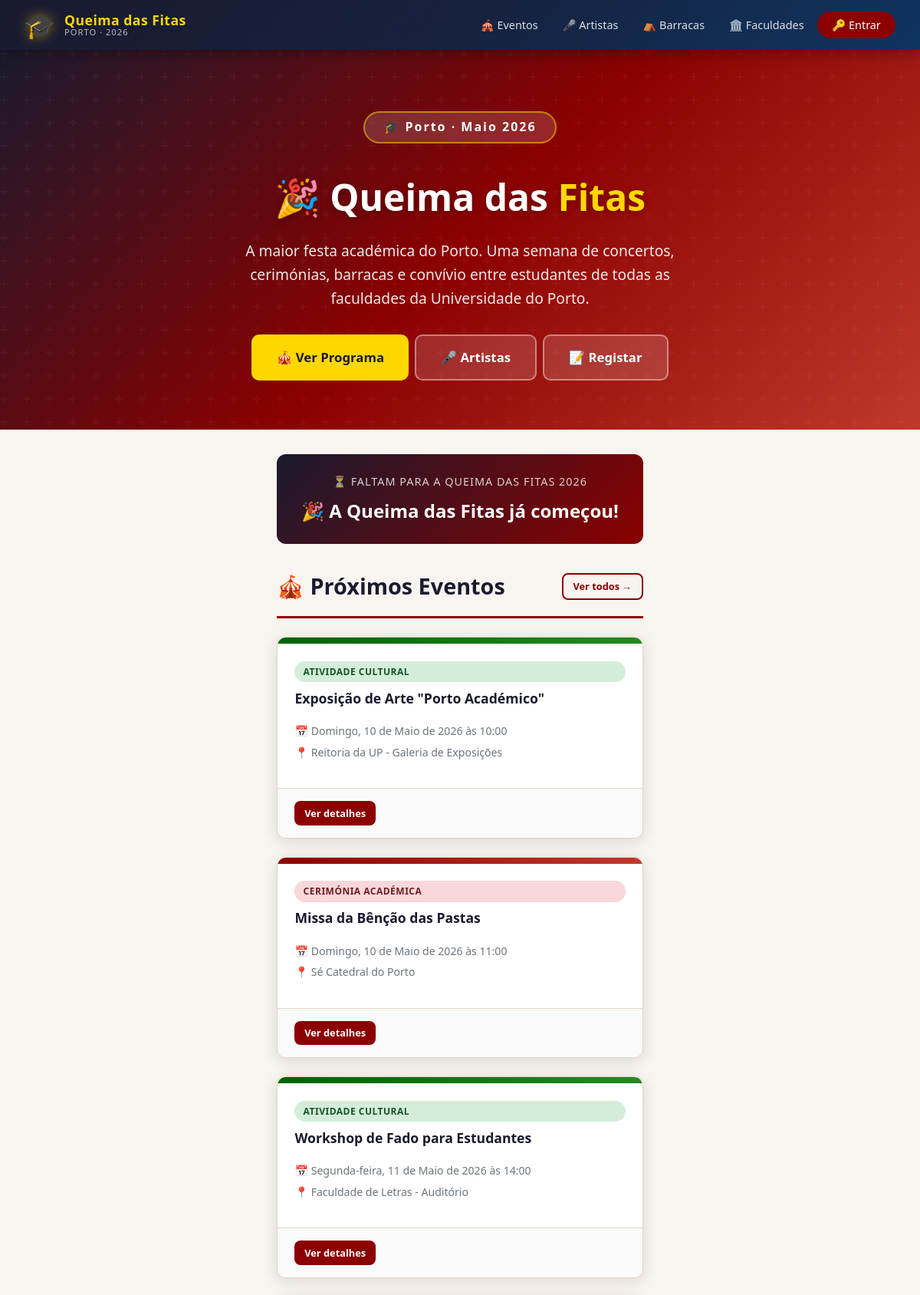
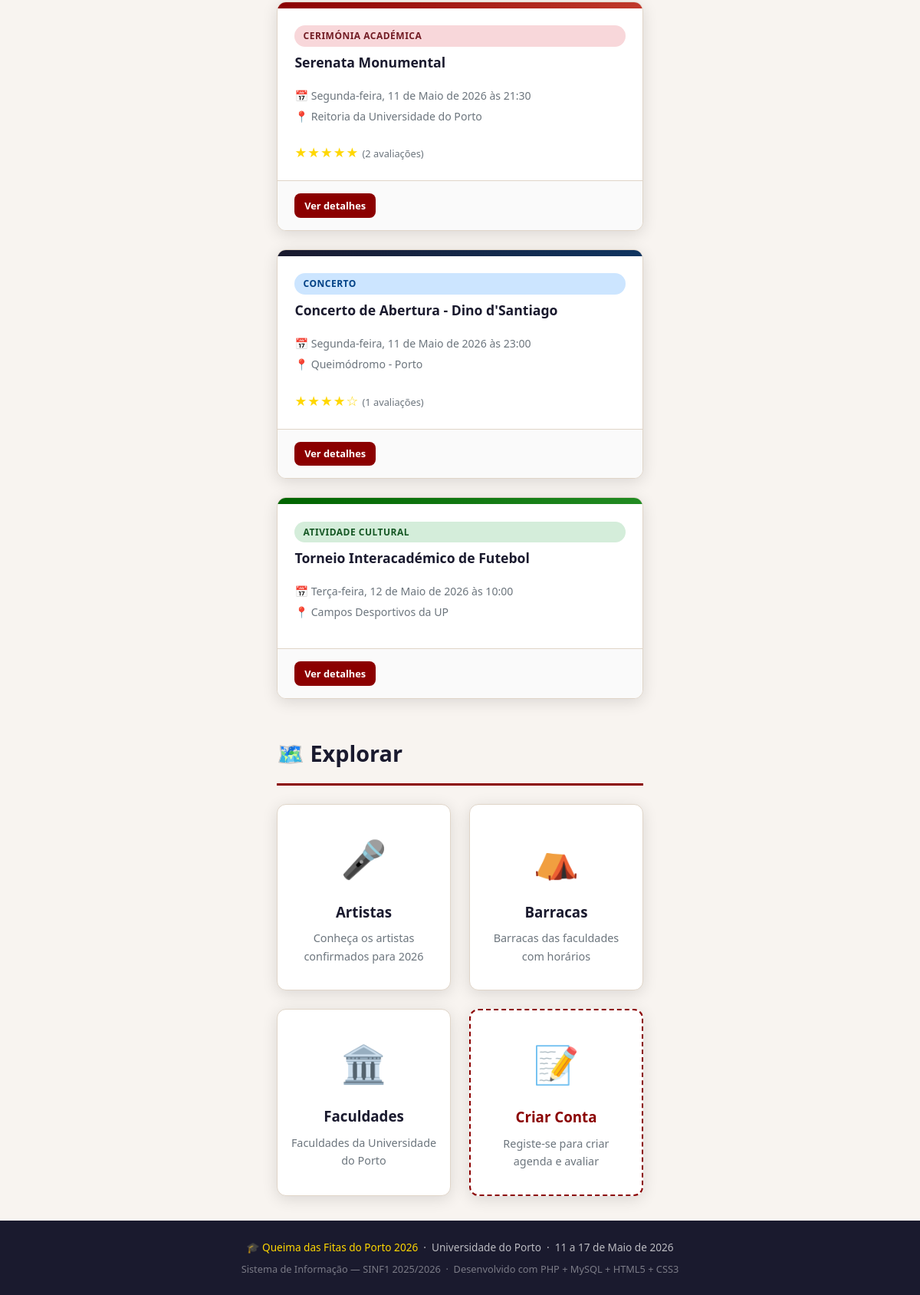
The page / on the database its author committed (2 pictures, top to bottom).
### tables this page shows
CREATE TABLE IF NOT EXISTS eventos (
    id INT AUTO_INCREMENT PRIMARY KEY,
    nome VARCHAR(200) NOT NULL,
    descricao TEXT,
    data_hora DATETIME NOT NULL,
    local VARCHAR(200),
    tipo ENUM('cerimonia','concerto','atividade') NOT NULL,
    barraca_id INT DEFAULT NULL,           
    imagem VARCHAR(255) DEFAULT NULL,      
    FOREIGN KEY (barraca_id) REFERENCES barracas(id) ON DELETE SET NULL
);

### DataAccessLayer.php (called while the page is built, shortened)
<?php
class DAL {
    private $conn;
    function __construct() {
        $this->conn = new PDO(
            'mysql:host=localhost;dbname=queima_fitas;charset=utf8mb4',
            'root',
            ''
        );
        $this->conn->setAttribute(PDO::ATTR_ERRMODE, PDO::ERRMODE_EXCEPTION);
        $this->conn->setAttribute(PDO::ATTR_DEFAULT_FETCH_MODE, PDO::FETCH_ASSOC);
    }
    function getAllEventos() {
        $stmt = $this->conn->query("
            SELECT e.*, b.nome as barraca_nome,
                   COALESCE(AVG(r.nota), 0) as media_rating,
                   COUNT(r.id) as total_ratings
            FROM eventos e
            LEFT JOIN barracas b ON e.barraca_id = b.id
            LEFT JOIN ratings_eventos r ON e.id = r.evento_id
            GROUP BY e.id
            ORDER BY e.data_hora ASC
        ");
        return $stmt->fetchAll();
    }
}
?>

### index.php (the view, shortened to what this page needs)
<?php
require_once 'BusinessLogicLayer.php';
$current_page = 'inicio';
$proximos_eventos = getEventosDestaque(6);
include 'includes/header.php';
?>
<div class="hero">
    <div class="hero-content">
        <div class="hero-year">🎓 Porto · Maio 2026</div>
        <h1>🎉 Queima das <span>Fitas</span></h1>
        <p>A maior festa académica do Porto. Uma semana de concertos, cerimónias, barracas e convívio entre estudantes de todas as faculdades da Universidade do Porto.</p>
        <div class="btn-group" style="justify-content:center; margin-top:1.5rem;">
            <a href="eventos.php" class="btn btn-warning btn-lg">🎪 Ver Programa</a>
            <a href="artistas.php" class="btn btn-lg" style="background:rgba(255,255,255,0.15);color:white;border:2px solid rgba(255,255,255,0.4);">🎤 Artistas</a>
            <?php if (!isLoggedIn()): ?>
                <a href="registo.php" class="btn btn-lg" style="background:rgba(255,255,255,0.15);color:white;border:2px solid rgba(255,255,255,0.4);">📝 Registar</a>
            <?php endif; ?>
        </div>
    </div>
</div>
<div class="container">
    <div class="countdown-box">
        <div class="countdown-title">⏳ Faltam para a Queima das Fitas 2026</div>
        <div class="countdown-timer" id="countdown">
        </div>
    </div>
    <div class="section-header">
        <h2>🎪 Próximos Eventos</h2>
        <a href="eventos.php" class="btn btn-outline btn-sm">Ver todos →</a>
    </div>
    <?php if (empty($proximos_eventos)): ?>
        <div class="alert alert-info">Não há eventos disponíveis de momento.</div>
    <?php else: ?>
    <div class="grid">
        <?php foreach ($proximos_eventos as $evento): ?>
        <div class="card" onclick="location.href='evento_detalhe.php?id=<?= $evento['id'] ?>'" style="cursor:pointer;">
            <div class="card-header-evento <?= $evento['tipo'] ?>"></div>
            <div class="card-body">
                <span class="badge badge-<?= $evento['tipo'] ?>"><?= tipoEventoLabel($evento['tipo']) ?></span>
                <h3 class="card-title" style="margin-top:0.6rem;"><?= htmlspecialchars($evento['nome']) ?></h3>
                <div class="card-meta">
                    <span>📅 <?= formatarDataHora($evento['data_hora']) ?></span>
                    <span>📍 <?= htmlspecialchars($evento['local']) ?></span>
                </div>
                <?php if ($evento['total_ratings'] > 0): ?>
                    <div style="margin-top:0.5rem;"><?= renderStars($evento['media_rating'], $evento['total_ratings']) ?></div>
                <?php endif; ?>
            </div>
            <div class="card-footer">
                <a href="evento_detalhe.php?id=<?= $evento['id'] ?>" class="btn btn-primary btn-sm" onclick="event.stopPropagation();">Ver detalhes</a>
            </div>
        </div>
        <?php endforeach; ?>
    </div>
    <?php endif; ?>
    <div style="margin-top:3rem;">
        <div class="section-header"><h2>🗺️ Explorar</h2></div>
        <div class="grid" style="grid-template-columns:repeat(auto-fill,minmax(220px,1fr));">
            <a href="artistas.php" class="card" style="text-decoration:none;text-align:center;">
                <div class="card-body" style="align-items:center;padding:2rem 1rem;">
                    <div style="font-size:3rem;margin-bottom:1rem;">🎤</div>
                    <h3 style="color:var(--cor-escura);">Artistas</h3>
                    <p style="color:var(--cor-cinza);font-size:0.9rem;margin-top:0.5rem;">Conheça os artistas confirmados para 2026</p>
                </div>
            </a>
            <a href="barracas.php" class="card" style="text-decoration:none;text-align:center;">
                <div class="card-body" style="align-items:center;padding:2rem 1rem;">
                    <div style="font-size:3rem;margin-bottom:1rem;">⛺</div>
                    <h3 style="color:var(--cor-escura);">Barracas</h3>
                    <p style="color:var(--cor-cinza);font-size:0.9rem;margin-top:0.5rem;">Barracas das faculdades com horários</p>
                </div>
            </a>
            <a href="faculdades.php" class="card" style="text-decoration:none;text-align:center;">
                <div class="card-body" style="align-items:center;padding:2rem 1rem;">
                    <div style="font-size:3rem;margin-bottom:1rem;">🏛️</div>
                    <h3 style="color:var(--cor-escura);">Faculdades</h3>
                    <p style="color:var(--cor-cinza);font-size:0.9rem;margin-top:0.5rem;">Faculdades da Universidade do Porto</p>
                </div>
            </a>
            <?php if (isLoggedIn()): ?>
            <a href="agenda.php" class="card" style="text-decoration:none;text-align:center;">
                <div class="card-body" style="align-items:center;padding:2rem 1rem;">
                    <div style="font-size:3rem;margin-bottom:1rem;">📅</div>
                    <h3 style="color:var(--cor-escura);">Minha Agenda</h3>
                    <p style="color:var(--cor-cinza);font-size:0.9rem;margin-top:0.5rem;">Os seus eventos favoritos</p>
                </div>
            </a>
            <?php else: ?>
            <a href="registo.php" class="card" style="text-decoration:none;text-align:center;border:2px dashed var(--cor-primaria);">
                <div class="card-body" style="align-items:center;padding:2rem 1rem;">
                    <div style="font-size:3rem;margin-bottom:1rem;">📝</div>
                    <h3 style="color:var(--cor-primaria);">Criar Conta</h3>
                    <p style="color:var(--cor-cinza);font-size:0.9rem;margin-top:0.5rem;">Registe-se para criar agenda e avaliar</p>
                </div>
            </a>
            <?php endif; ?>
        </div>
    </div>
</div>
<?php include 'includes/footer.php'; ?>

### includes/header.php (shortened to what this page needs)
<!DOCTYPE html>
<html lang="pt">
<head>
    <link rel="stylesheet" href="<?= isset($css_path) ? $css_path : '' ?>style.css">
</head>
<body>
<nav class="navbar">
    <div class="navbar-inner">
        <a href="<?= isset($css_path) ? $css_path : '' ?>index.php" class="navbar-brand">
            <span class="logo-icon">🎓</span>
            <span class="brand-text">
                <span class="brand-title">Queima das Fitas</span>
                <span class="brand-sub">Porto · 2026</span>
            </span>
        </a>
        <ul class="navbar-nav">
            <li><a href="<?= isset($css_path) ? $css_path : '' ?>eventos.php" class="<?= $current_page === 'eventos' ? 'active' : '' ?>">🎪 Eventos</a></li>
            <li><a href="<?= isset($css_path) ? $css_path : '' ?>artistas.php" class="<?= $current_page === 'artistas' ? 'active' : '' ?>">🎤 Artistas</a></li>
            <li><a href="<?= isset($css_path) ? $css_path : '' ?>barracas.php" class="<?= $current_page === 'barracas' ? 'active' : '' ?>">⛺ Barracas</a></li>
            <li><a href="<?= isset($css_path) ? $css_path : '' ?>faculdades.php" class="<?= $current_page === 'faculdades' ? 'active' : '' ?>">🏛️ Faculdades</a></li>
            <?php if (isLoggedIn()): ?>
                <li><a href="<?= isset($css_path) ? $css_path : '' ?>agenda.php" class="<?= $current_page === 'agenda' ? 'active' : '' ?>">📅 Agenda</a></li>
                <?php if (isAdmin()): ?>
                    <li><a href="<?= isset($css_path) ? $css_path : '' ?>admin.php" class="<?= $current_page === 'admin' ? 'active' : '' ?>">⚙️ Admin <span class="badge-admin">ADM</span></a></li>
                <?php endif; ?>
                <li><a href="<?= isset($css_path) ? $css_path : '' ?>perfil.php" class="<?= $current_page === 'perfil' ? 'active' : '' ?>">👤 <?= htmlspecialchars(getCurrentUserName()) ?></a></li>
                <li><a href="<?= isset($css_path) ? $css_path : '' ?>logout.php">🚪 Sair</a></li>
            <?php else: ?>
                <li><a href="<?= isset($css_path) ? $css_path : '' ?>login.php" class="btn-nav-login">🔑 Entrar</a></li>
            <?php endif; ?>
        </ul>
    </div>
</nav>

### BusinessLogicLayer.php (shortened to what this page needs)
<?php
require_once 'DataAccessLayer.php';
function isLoggedIn() {
    return isset($_SESSION['user_id']);
}
function getEventosDestaque($limite = 6) {
    try {
        $todos = (new DAL())->getAllEventos();
        return array_slice($todos, 0, $limite);
    } catch (Exception $e) { return []; }
}
function tipoEventoLabel($tipo) {
    $labels = [
        'cerimonia' => 'Cerimónia Académica',
        'concerto'  => 'Concerto',
        'atividade' => 'Atividade Cultural',
    ];
    return $labels[$tipo] ?? $tipo;
}
function formatarDataHora($datetime) {
    $dt   = new DateTime($datetime);
    $dias = ['Sunday'=>'Domingo','Monday'=>'Segunda-feira','Tuesday'=>'Terça-feira',
             'Wednesday'=>'Quarta-feira','Thursday'=>'Quinta-feira','Friday'=>'Sexta-feira','Saturday'=>'Sábado'];
    $meses= ['January'=>'Janeiro','February'=>'Fevereiro','March'=>'Março','April'=>'Abril',
             'May'=>'Maio','June'=>'Junho','July'=>'Julho','August'=>'Agosto',
             'September'=>'Setembro','October'=>'Outubro','November'=>'Novembro','December'=>'Dezembro'];
    return $dias[$dt->format('l')] . ', ' . $dt->format('d') . ' de '
         . $meses[$dt->format('F')] . ' de ' . $dt->format('Y') . ' às ' . $dt->format('H:i');
}
function renderStars($media, $total = null) {
    $cheias = round($media);
    $html   = '<span class="stars">' . str_repeat('★', $cheias) . str_repeat('☆', 5 - $cheias) . '</span>';
    if ($total !== null) {
        $html .= ' <small class="rating-count">(' . $total . ' avaliações)</small>';
    }
    return $html;
}

### includes/footer.php (shortened to what this page needs)
<footer>
    <p>
        <span>🎓 Queima das Fitas do Porto 2026</span> &nbsp;·&nbsp;
        Universidade do Porto &nbsp;·&nbsp;
        11 a 17 de Maio de 2026
    </p>
    <p style="margin-top:0.4rem; font-size:0.8rem; opacity:0.6;">
        Sistema de Informação — SINF1 2025/2026 &nbsp;·&nbsp;
        Desenvolvido com PHP + MySQL + HTML5 + CSS3
    </p>
</footer>
</body>
</html>

### rows shown on the page
eventos: tipo "ATIVIDADE CULTURAL", nome "Exposição de Arte \"Porto Académico\"", data_hora "Domingo, 10 de Maio de 2026 às 10:00", local "Reitoria da UP - Galeria de Exposições"
eventos: tipo "CERIMÓNIA ACADÉMICA", nome "Missa da Bênção das Pastas", data_hora "Domingo, 10 de Maio de 2026 às 11:00", local "Sé Catedral do Porto"
eventos: tipo "ATIVIDADE CULTURAL", nome "Workshop de Fado para Estudantes", data_hora "Segunda-feira, 11 de Maio de 2026 às 14:00", local "Faculdade de Letras - Auditório"
eventos: tipo "CERIMÓNIA ACADÉMICA", nome "Serenata Monumental", data_hora "Segunda-feira, 11 de Maio de 2026 às 21:30", local "Reitoria da Universidade do Porto", cheias "★★★★★", total "2"
eventos: tipo "CONCERTO", nome "Concerto de Abertura - Dino d'Santiago", data_hora "Segunda-feira, 11 de Maio de 2026 às 23:00", local "Queimódromo - Porto", cheias "★★★★", cheias "☆", total "1"
eventos: tipo "ATIVIDADE CULTURAL", nome "Torneio Interacadémico de Futebol", data_hora "Terça-feira, 12 de Maio de 2026 às 10:00", local "Campos Desportivos da UP"
